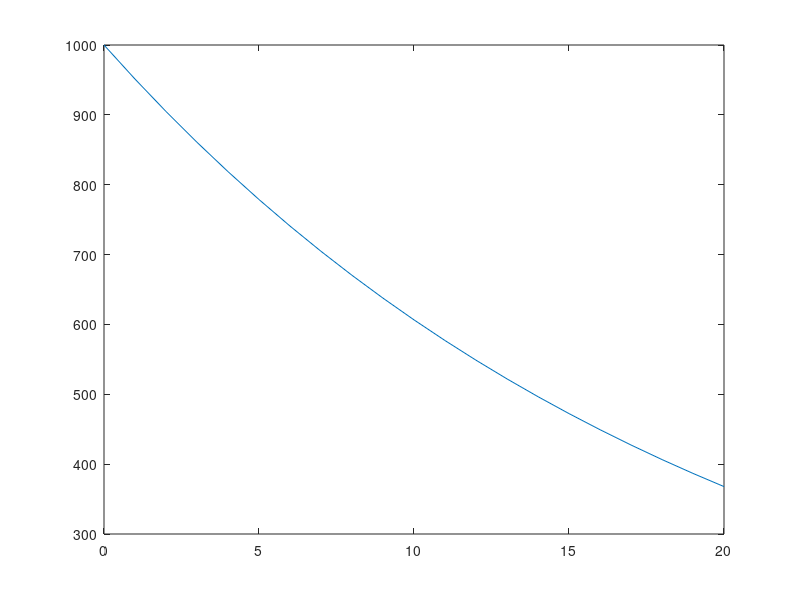

The MATLAB source for this figure:
% Customer model, growth, exponential decay and count new customers
clear;

f4 = @(t,x,beta,alpha)[beta*x(1) - alpha*x(1);
                                    alpha*x(1);
                                    beta*x(1)];

[t,y] = ode45(f4,0:20,[1000 0 0],odeset,0.10,0.15);

plot(t,y(:,1));
